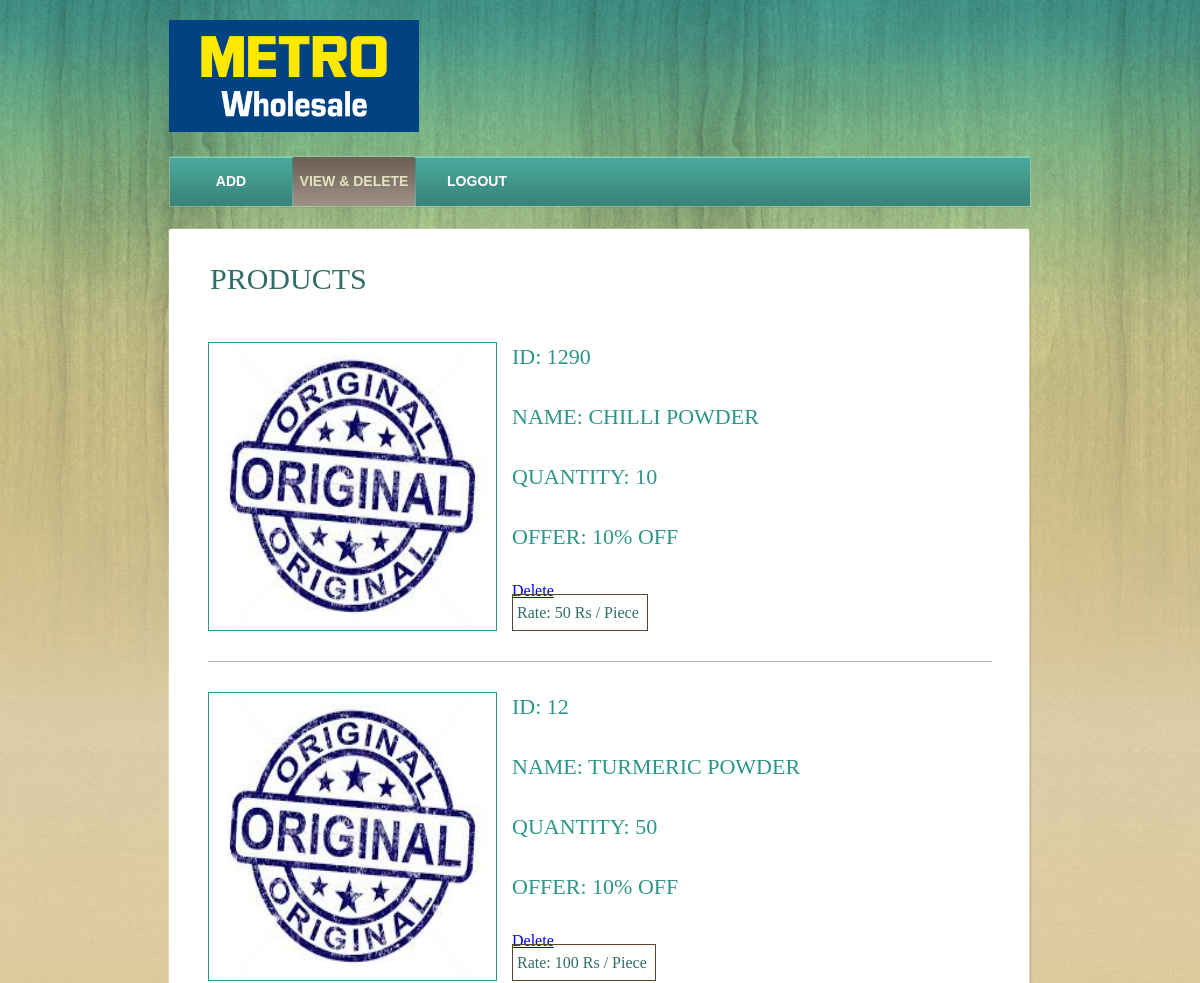
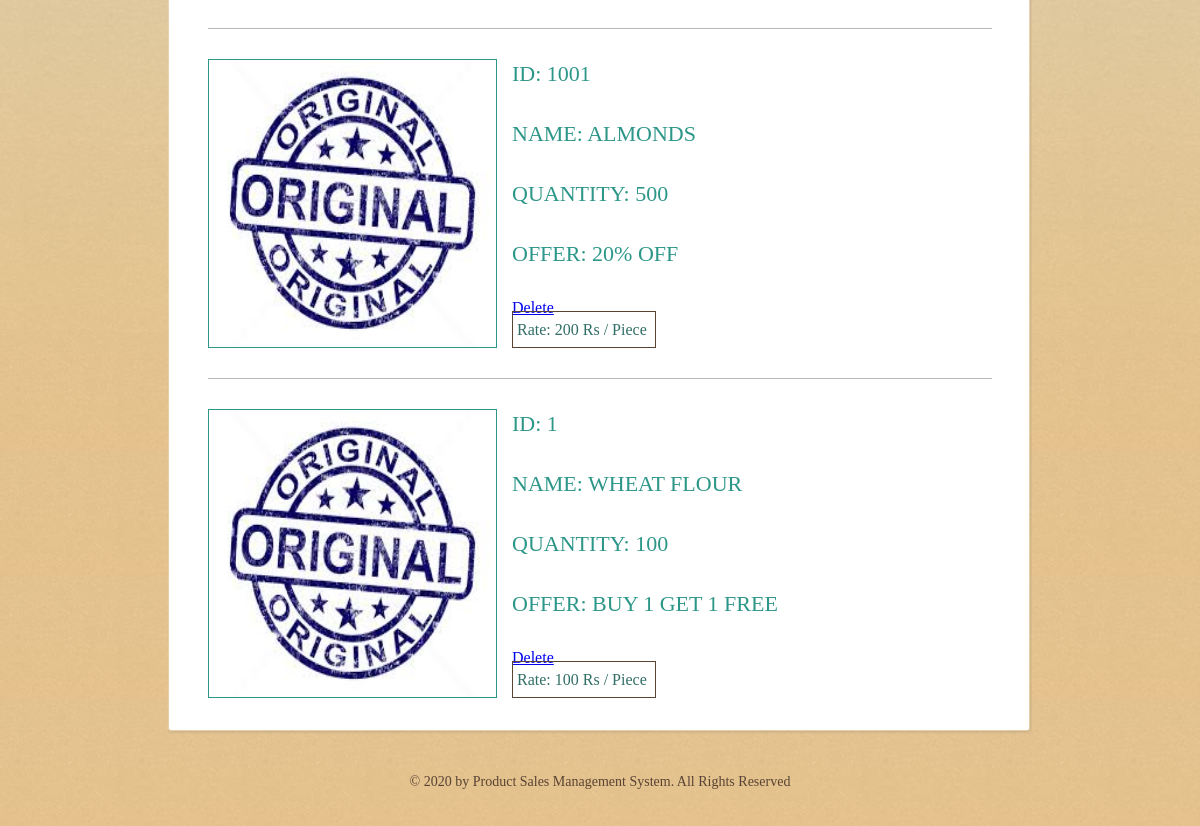
Screenshot of /groceries_view.php with the database file from the repository (2 pictures, top to bottom).
### tables this page shows
CREATE TABLE `products` (
  `pid` varchar(500) NOT NULL,
  `pname` varchar(500) NOT NULL,
  `pcost` varchar(500) NOT NULL,
  `pqty` varchar(500) NOT NULL,
  `poffer` varchar(200) NOT NULL,
  `pdept` varchar(500) NOT NULL
);

### groceries_view.php (the view, shortened to what this page needs)
<?php
require_once 'dbconfig.php';
?>
<!DOCTYPE html>
<html>
<head>
	<link rel="stylesheet" href="css/style.css" type="text/css">
</head>
<body>
	<div id="background">
		<div id="page">
			<div id="header">
				<div id="logo">
					<a href="index.html"><img src="images/metrologo.png" alt="LOGO" height="112" width="250"></a>
				</div>
				<div id="navigation">
					<ul>
						<li>
							<a href="groceries_add.php"> Add </a>
						</li>
						<li class="selected">
							<a href="groceries_view.php">View & delete</a>
						</li>
						<li>
							<a href="index.html">Logout</a>
						</li>
					</ul>
				</div>
			</div>
			<div id="contents">
				<div class="box">
					<div>
						<div class="body">
							<h1>Products</h1>
							<ul id="rooms">
							<?php
							$stmt = $DB_con->prepare('SELECT * FROM products where pdept="groceries" ORDER BY pid DESC');
							$stmt->execute();
							if($stmt->rowCount() > 0) {
								while($row=$stmt->fetch(PDO::FETCH_ASSOC))		{
								extract($row);
							?>
								<li>
									<img src="images/originalproducts.png" alt="Img" height="287" width="287">
									<h2><a href="#"> ID:  <?php echo $row['pid']; ?></a></h2>
									<h2><a href="#"> Name:  <?php echo $row['pname']; ?></a></h2>
									<h2><a href="#">Quantity: <?php echo $row['pqty'];?></a></h2>
									<h2><a href="#">Offer: <?php echo $row['poffer'];?></a></h2>
									<span class="rate" style="width:auto;"> &nbsp;Rate: <?php echo $row['pcost']; ?> Rs / Piece &nbsp;</span>
									<a href="?delete_id=<?php echo $row['pid']; ?>" title="click for deleting this product" onclick="return confirm('sure to delete ?')"> Delete</a>
								</li>
							<?php } } ?>
							</ul>
						</div>
					</div>
				</div>
			</div>
		</div>
		<div id="footer">
			<p>
				© 2020 by Product Sales Management System. All Rights Reserved
			</p>
		</div>
	</div>
</body>
</html>

### css/style.css (style rules this page uses)
body { background: #ffb744 url(../images/bg-body.jpg) repeat left bottom; font-family: "Times New Roman", Times, serif; margin: 0; }
#background { background: url(../images/bg-pattern.jpg) repeat-x center top; min-height: 1318px; }
#page { width: 960px; margin: 0 auto; }
img { border: 0; }
#navigation li, #navigation li a:hover, #navigation li.selected a { background-image: url(../images/bg-menu.png); background-repeat: repeat-x; }
#contents div.box, #contents div.box > div, #contents div.body { background-image: url(../images/content-box.png); background-repeat: no-repeat; }
#header { margin-bottom: 20px; padding-top: 20px; }
#logo { float: left; margin-bottom: 20px; margin-left: 49px; }
#navigation { background: url(../images/bg-navigation.png) no-repeat; clear: both; height: 50px; width: 860px; margin: 0 auto; padding: 1px; }
#navigation ul { display: inline-block; width: 860px; list-style: none; margin: 0; padding: 0; }
#navigation li { float: left; background-position: 0 -118px; background-repeat: no-repeat; height: 49px; width: 122px; margin: 0; padding-left: 1px; text-align: center; }
#navigation li:first-child { background: none; margin-left: 0; padding-left: 0; }
#navigation li a { color: #fff; display: block; font: bold 14px/48px Arial, Helvetica, sans-serif; height: 49px; text-decoration: none; text-transform: uppercase; }
#navigation li.selected a { background-position: 0 0; color: #e4e1bd; }
#contents { display: inline-block; width: 865px; padding: 0 47px; }
#contents h1 { color: #316e66; font: 26px/30px "Times New Roman", Times, serif; margin: 18px 0 20px; padding-left: 2px; text-transform: uppercase; }
#contents div.body h1, #contents h2 { color: #316e66; font: 30px/30px "Times New Roman", Times, serif; margin: 0 0 18px; text-transform: uppercase; }
#contents h2 { font-size: 22px; margin: 0 0 30px; }
#contents h2 a { color: #2c9688; text-decoration: none; }
#contents div.box { background-position: left bottom; margin-bottom: 20px; margin-left: 1px; padding: 0 0 6px; }
#contents div.box > div { background-position: -1745px top; padding: 6px 0 0; }
#contents div.body { background-position: -871px top; background-repeat: repeat-y; min-height: 980px; padding: 30px 40px 0; }
#rooms, #foods, #sites { list-style: none; margin: 0; padding: 0; }
#rooms li, #foods li, #sites li { display: inline-block; width: 784px; border-top: 1px solid #b7b7b7; padding: 30px 0; position: relative; }
#rooms li:first-child, #foods li:first-child, #sites li:first-child { border-top: 0; }
#rooms li img { float: left; border: 1px solid #2c9688; margin-right: 15px; }
#rooms .rate { color: #316e66; display: inline-block; font: 16px/35px "Times New Roman", Times, serif; height: 35px; width: 138px; border: 1px solid #5a4535; text-align: center; position: absolute; bottom: 30px; }
#footer { color: #594334; font-size: 14px; line-height: 48px; margin: -38px 0 20px; padding-top: 42px; text-transform: uppercase; }
#footer p { margin: 0; text-align: center; text-transform: none; }

### rows the page displays
products: pid "1290", pname "CHILLI POWDER", pqty "10", poffer "10% OFF", pcost "50"
products: pid "12", pname "TURMERIC POWDER", pqty "50", poffer "10% OFF", pcost "100"
products: pid "1001", pname "ALMONDS", pqty "500", poffer "20% OFF", pcost "200"
products: pid "1", pname "WHEAT FLOUR", pqty "100", poffer "BUY 1 GET 1 FREE", pcost "100"
